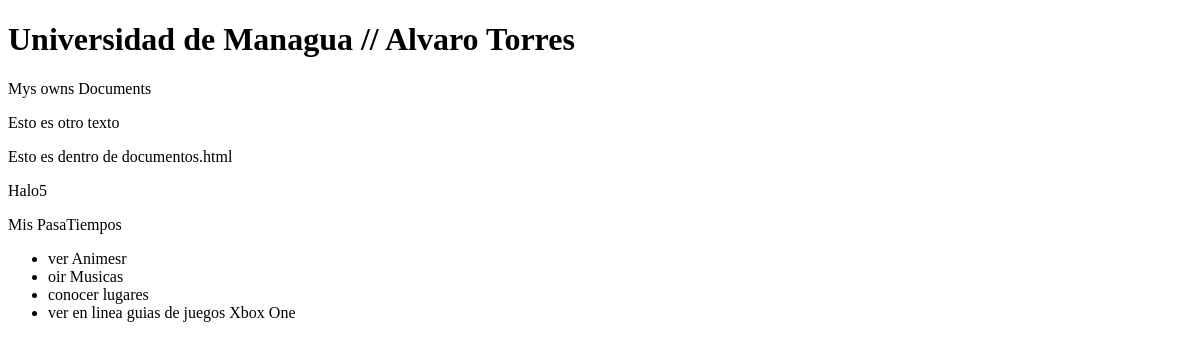
Before: /documentos/ with the older database file.
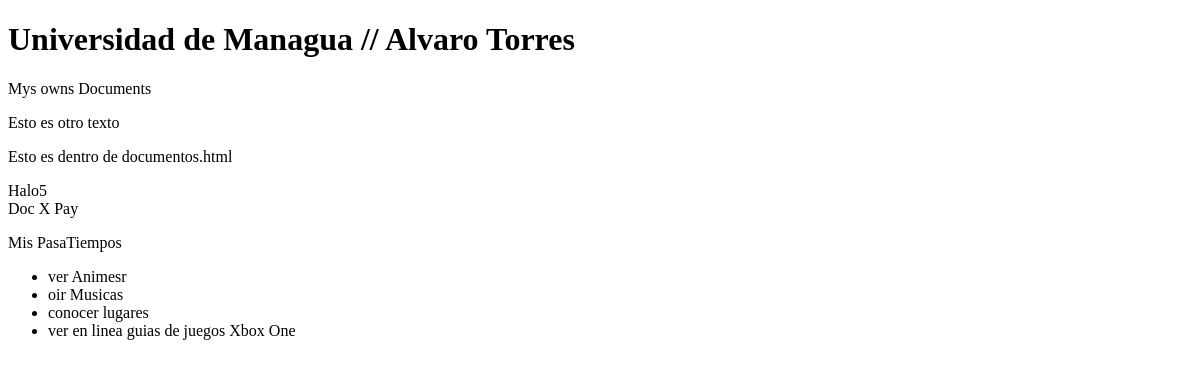
After: the same page with the newer database file.
### documentos/models.py (models this page shows, shortened)
class Documentos(models.Model):
	nombre = models.CharField(max_length=100, null=True, blank=True)
	fecha = models.DateTimeField(null=True, blank=True)

### documentos/views.py (the view)
# urls.py: url(r'^documentos/$', Documentos.as_view()),
class Documentos(View):
	def get(self, request, *args, **kwargs):
		docs = ModeloDocumentos.objects.all()
		context = {
		'docs': docs,
		'encabezado': 'Mys owns Documents'
		}
		return render(
			request,
			'documentos.html',
			context
			)

### templates/documentos.html
{%extends 'base.html' %}
{%block contenido%}
    <p> Esto es dentro de documentos.html </p>
    {% for d in docs %}
        <div> {{d.nombre}} </div>
    {% endfor %}
{% endblock %}

### templates/base.html (shortened to what this page needs)
<!DOCTYPE html>
<html>
    <head>
    </head>
    <h1>Universidad de Managua // Alvaro Torres</h1>
    <body>
    <hl> {{encabezado}} </hl>
    <p>Esto es otro texto</p>
    {%block contenido%}
    {%endblock%}
    <p>Mis PasaTiempos</p>
    <ul>
                <li>ver Animesr</li>
                <li>oir Musicas</li>
                <li>conocer lugares</li>
                <li>ver en linea guias de juegos Xbox One</li>
            </ul>
    </body>
</html>

Changed rows visible on the page:
added Documentos: nombre "Doc X Pay"
